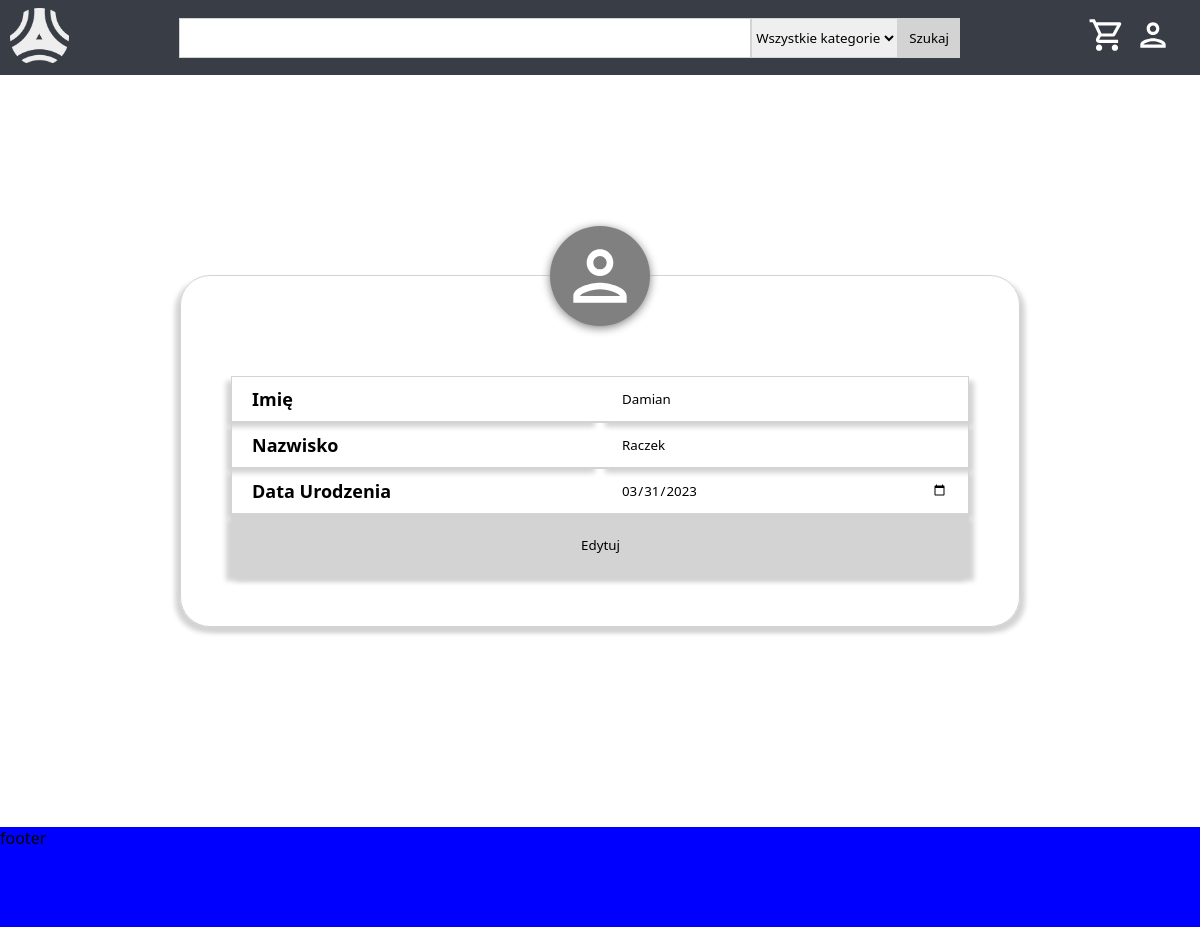
Screenshot of /user/edit (signed in) with the database file from the repository.
### tables this page shows
CREATE TABLE `users` (
  `id` bigint(20) NOT NULL,
  `email` varchar(255) NOT NULL,
  `password` varchar(255) NOT NULL,
  `first_name` varchar(255) NOT NULL,
  `last_name` varchar(255) NOT NULL,
  `date_of_birth` date NOT NULL,
  `created_date` datetime NOT NULL,
  `user_id_created` bigint(20) NOT NULL,
  `last_modified_date` datetime NOT NULL,
  `user_id_last_modified` bigint(20) NOT NULL,
  `status` tinyint(3) UNSIGNED NOT NULL
);

### MVC/controllers/Controller.php (called while the page is built, shortened)
<?php
class Controller{
    public function loadView($name, $data, $return){
        include($name.".php");
        if($return===true){
           return ob_get_clean();
        }
    }
}

### MVC/models/databaseModels/UserModel.php (called while the page is built, shortened)
<?php
class UserModel{
    public function getUser($userId){
        $dbh = include("MVC/models/databaseModels/Database.php");
        $query = "SELECT email, first_name, last_name, date_of_birth FROM users WHERE id = ? AND status = ?";
        $stmt = $dbh->prepare($query);
        $stmt->execute([$userId, (int)StatusEnum::ACTIVE]);
        return $stmt->fetch();
    }
}

### MVC/views/user/editUserDetails.php (the view, shortened to what this page needs)
<!DOCTYPE html>
<html lang="en">
<head>
    <?php echo $data['styles']; ?>
    <link rel="stylesheet" href="/dRaczekProjekt/css/editUser.css">
    <link rel="stylesheet" href="/dRaczekProjekt/css/list.css">
</head>
<body>
    <?php echo $data['header']; ?>
    <main>
        <div id="user">
            <?php if($data['user']){ $user = $data['user'] ?>
                <div class="account-img">
                    <img src="/dRaczekProjekt/img/account-icon.svg">
                </div>
                <form action="edit/send" method="post" class="list">
                    <span class="caption">Imię</span><span class="value"><input type="text" name="first_name" placeholder="Imię" value="<?php echo $user['first_name']; ?>"></span>
                    <span class="caption">Nazwisko</span><span class="value"><input type="text" name="last_name" placeholder="Nazwisko" value="<?php echo $user['last_name']; ?>"></span>
                    <span class="caption">Data Urodzenia</span><span class="value"><input type="date" name="date_of_birth" placeholder="Data urodzenia" value="<?php echo $user['date_of_birth']; ?>"></span>
                    <span class="caption subtitle"><input type="submit" value="Edytuj" name="submit"></span></span>
                </form>
            <?php } else echo "Nie udało się pobrać szczegółów użytkownika." ?>
        </div>
    </main>
    <?php echo $data['footer']; ?>
</body>
</html>

### router/Router.php (shortened to what this page needs)
<?php
class Router {
    function routeRequest($requestUri, $routes) {
        $requestUri=urldecode($requestUri);
        foreach ($routes as $route => $params) {
            $pattern = str_replace(':id', '(\d+)', $route);
            $pattern = str_replace(":token", '([A-Za-z\d]+)', $pattern);
            $pattern = str_replace(":pageableProductsUser", '(\?page=(\d)+&size=(\d)+((&text=([\p{L}\p{N}\s]*))*)((&categoryId=(\d)+)*)((&gender=(\d)+)*)((&price_from=(\d)+)*)((&price_to=(\d)+)*)((&productSize=(\d)+)*)((&colour=(\d)+)*)((&orderBy=([\p{L}\p{N}_])+)*)((&order=([\p{L}])+)*))', $pattern);
            $pattern = str_replace(":pageableCategories", '\?((page=(\d)+)(&size=(\d)+)((&name=([A-Za-z\d])+)*)((&status=(\d)+)*)((&createdDate=([\d-])+)*)((&id=(\d)+)*)((&orderBy=([A-Za-z_])+)*)((&order=([A-Za-z])+)*))', $pattern);
            $pattern = str_replace(":pageableProducts", '\?((page=(\d)+)(&size=(\d)+)((&name=([A-Za-z\d])+)*)((&categoryId=(\d)+)*)((&description=([a-zA-Z0-9.,:;"\'() \n-])+)*)((&priceFrom=(\d+(?:\.\d+)?))*)((&priceTo=(\d+(?:\.\d+)?))*)((&quantityFrom=(\d)+)*)((&quantityTo=(\d)+)*)((&productSize=(\d)+)*)((&colour=(\d)+)*)((&gender=(\d)+)*)((&viewCountFrom=(\d)+)*)((&viewCountTo=(\d)+)*)((&status=(\d)+)*)((&createdDate=([\d-])+)*)((&id=(\d)+)*)((&orderBy=([A-Za-z_])+)*)((&order=([A-Za-z])+)*))', $pattern);
            $pattern = str_replace(":pageableOrders", '\?((page=(\d)+)(&size=(\d)+)((&first_name=([A-Za-z\d])+)*)((&last_name=([A-Za-z\d])+)*)((&street=([A-Za-z\d])+)*)((&postal_code=([-\d])+)*)((&postal_city=([A-Za-z\d])+)*)((&country=([A-Za-z\d])+)*)((&nip=([\d])+)*)((&company_name=([A-Za-z\d])+)*)((&delivery_id=(\d)+)*)((&payment_method_id=(\d)+)*)((&payment_status=(\d)+)*)((&order_status=(\d)+)*)((&status=(\d)+)*)((&createdDate=([\d-])+)*)((&id=(\d)+)*)((&orderBy=([A-Za-z_])+)*)((&order=([A-Za-z])+)*))', $pattern);
            if (preg_match('#^'.$pattern.'$#u', $requestUri, $matches)) {
                $controller = new $params['controller']();
                $action = $params['action'];
                $params = array_slice($matches, 1);
                call_user_func_array(array($controller, $action), $params);
                return true;
            }
        }
        return false;
    }
  }

### css/header.css (style rules this page uses)
:root { --header-height:75px; --header-color:#393e46; --header-details-color:#5c6470; }

### css/basicLayout.css (style rules this page uses)
* { margin: 0; box-sizing: border-box; font-family: 'Segoe UI', Tahoma, Geneva, Verdana, sans-serif; }
body { min-height: 100vh; display: flex; flex-direction: column; max-width: 200px; min-width: 100%; }
main { flex:1; margin-top:var(--header-height); }

### css/editUser.css (style rules this page uses)
main { display: flex; justify-content: center; align-items: center; max-width: 100vw; padding-top: 200px; padding-bottom: 200px; }
#user { padding: 50px; padding-top: 0px; width: clamp(10vw, 70%, 80vw); height: auto; border-radius:30px; border: 1px solid lightgrey; box-shadow: lightgray 5px 5px 5px, lightgray -5px 5px 5px; }
#user .account-img { display: flex; justify-content: center; align-items: center; }
#user .account-img img { transform: translate(0,-50%); background-color: gray; padding: 10px; min-width: 100px; border-radius: 50%; box-shadow: gray 0px 2px 10px; }
input { border: none; width: 100%; }
input[type=submit] { border: 1px solid lightgray; background-color: lightgray; padding: 10px; border-radius: 25%; width: auto; }

### css/list.css (style rules this page uses)
main .list { display: grid; grid-template-columns: 1fr 1fr; }
main .list .title, main .list .subtitle { grid-column-end: span 2; text-align: center; font-size: 22px; font-weight: 600; box-shadow: lightgray 5px 5px 5px, lightgray -5px 5px 5px !important; }
main .list > span { min-height: 30px; padding: 10px 20px; }
main .list .subtitle { background-color: lightgray; }
main .list span.value { border-bottom: 1px solid lightgray; border-top: 1px solid lightgray; border-right: 1px solid lightgray; box-shadow: lightgray 5px 5px 5px; }
main .list span.caption { border-bottom: 1px solid lightgray; border-top: 1px solid lightgray; border-left: 1px solid lightgray; box-shadow: lightgray -5px 5px 5px; }
main .list span.caption { font-weight: 600; font-size: 18px; }
main .list .caption, main .list .value { white-space: nowrap; text-overflow: ellipsis; overflow: hidden; }

### rows the page displays
users: first_name "Damian", last_name "Raczek", date_of_birth "03/31/2023"
